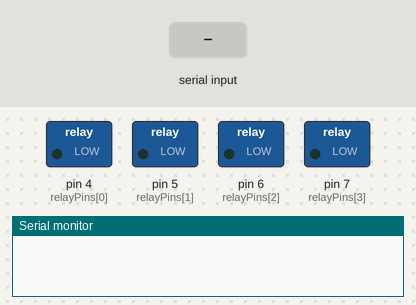
A sketch run on a simulated Arduino Uno, built with avr-gcc and run on an emulated ATmega328P. Shown: switched loads named in the sketch (green lamp = pin HIGH), the last lines printed to the serial monitor. The test bench sets the inputs (shaded band).

Above: at 1.2 s.
1.3 s: "1" received over the second serial link
At 1.8 s:
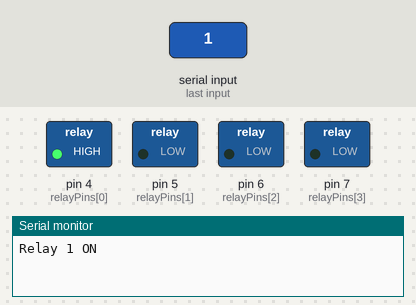
2.8 s: "3" received over the second serial link
At 4.0 s:
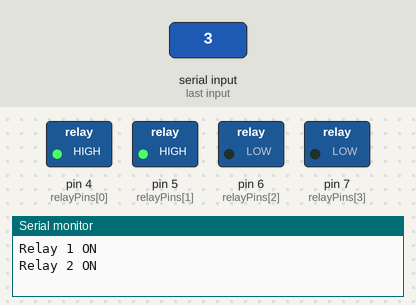
4.3 s: "2" received over the second serial link
At 5.2 s:
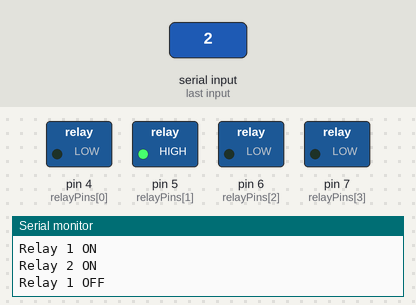
5.8 s: "5" received over the second serial link
At 6.4 s:
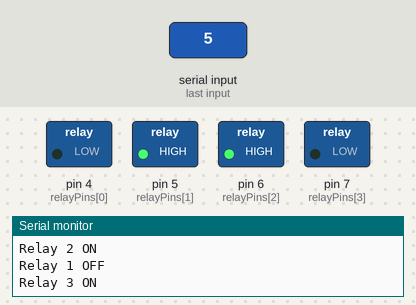
7.3 s: "4" received over the second serial link
At 8.5 s:
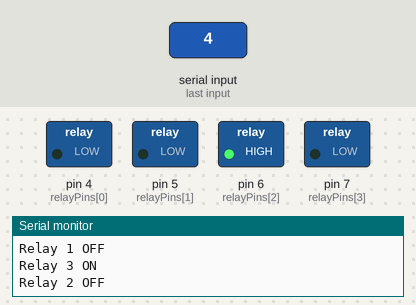
8.8 s: "7" received over the second serial link
At 9.9 s:
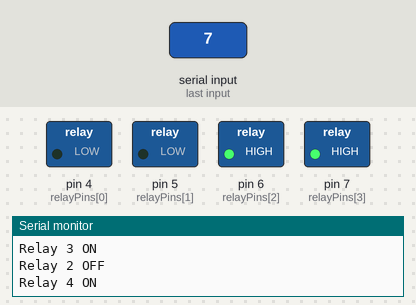
Timing chart, 0 to 11.3 s (numbered marks = the images above; inputs shaded):
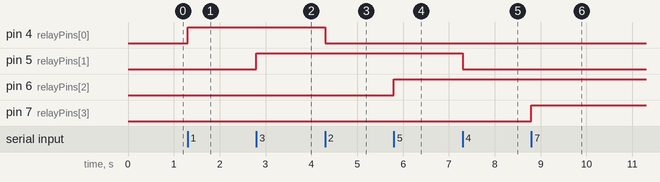

The sketch:

code.ino
```cpp
#include <SoftwareSerial.h>

SoftwareSerial BTSerial(2, 3); // RX, TX

const int relayPins[] = {4, 5, 6, 7};

void setup() {
  for (int i = 0; i < 4; i++) {
    pinMode(relayPins[i], OUTPUT);
    digitalWrite(relayPins[i], LOW); // Ensure all relays are off initially
  }

  Serial.begin(9600);  // Initialize serial communication
  BTSerial.begin(9600); // Initialize Bluetooth serial communication
}

void loop() {
  if (BTSerial.available()) {
    char command = BTSerial.read();

    switch (command) {
      case '1':
        digitalWrite(relayPins[0], HIGH); // Turn relay 1 ON
        Serial.println("Relay 1 ON");
        break;
      case '2':
        digitalWrite(relayPins[0], LOW); // Turn relay 1 OFF
        Serial.println("Relay 1 OFF");
        break;
      case '3':
        digitalWrite(relayPins[1], HIGH); // Turn relay 2 ON
        Serial.println("Relay 2 ON");
        break;
      case '4':
        digitalWrite(relayPins[1], LOW); // Turn relay 2 OFF
        Serial.println("Relay 2 OFF");
        break;
      case '5':
        digitalWrite(relayPins[2], HIGH); // Turn relay 3 ON
        Serial.println("Relay 3 ON");
        break;
      case '6':
        digitalWrite(relayPins[2], LOW); // Turn relay 3 OFF
        Serial.println("Relay 3 OFF");
        break;
      case '7':
        digitalWrite(relayPins[3], HIGH); // Turn relay 4 ON
        Serial.println("Relay 4 ON");
        break;
      case '8':
        digitalWrite(relayPins[3], LOW); // Turn relay 4 OFF
        Serial.println("Relay 4 OFF");
        break;
      default:
        Serial.println("Invalid command");
        break;
    }
  }
}
```

Measured:
- after the input at 1.3 s, pin 4 (relayPins[0]): LOW → HIGH at once
- after the input at 2.8 s, pin 5 (relayPins[1]): LOW → HIGH at once
- after the input at 4.3 s, pin 4 (relayPins[0]): HIGH → LOW at once
- after the input at 5.8 s, pin 6 (relayPins[2]): LOW → HIGH at once
- after the input at 7.3 s, pin 5 (relayPins[1]): HIGH → LOW at once
- after the input at 8.8 s, pin 7 (relayPins[3]): LOW → HIGH at once
